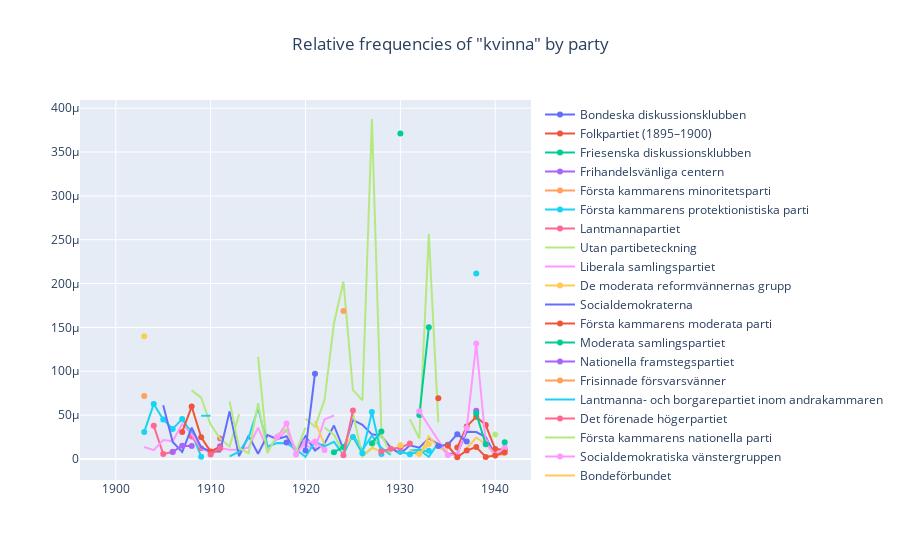
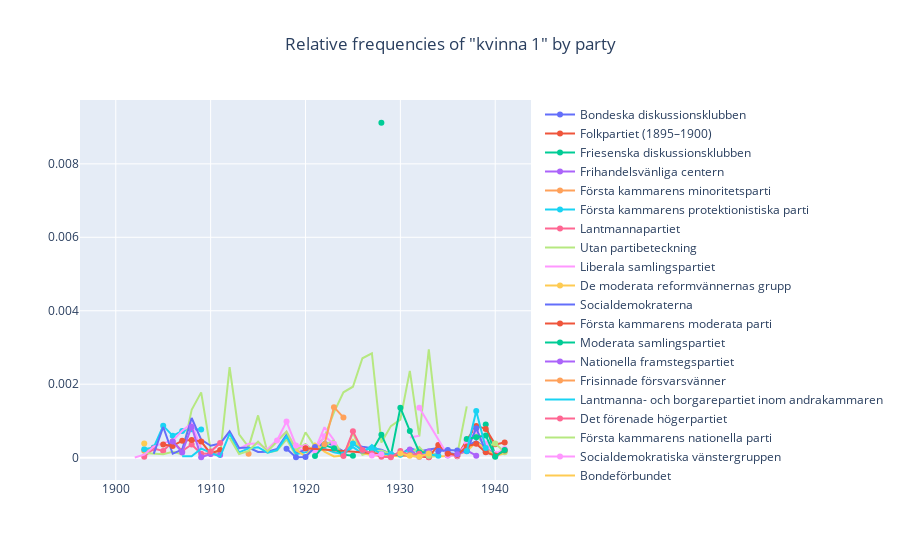
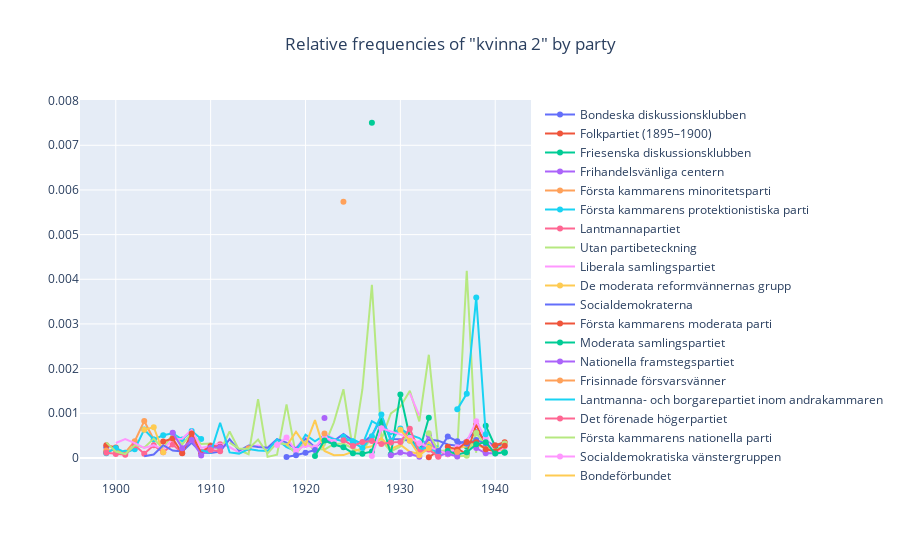
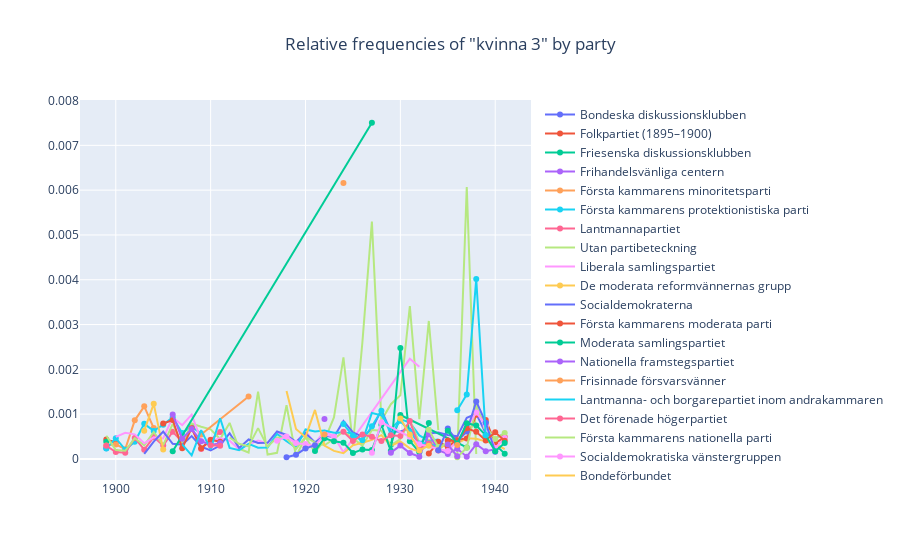

Notebook source saved alongside these figures, in order:
### Code cell
# Big difference here. Interesting.
# Interesting that no big differences show up here.
"Let's add the party dimension."
with sqlite3.connect(rel_db) as conn:
    cur = conn.cursor()
    cur.execute(
    """
      select
        year,
        party,
        sum(b.count) as uc,
        sum(kvinna) as k,
        cast(sum(kvinna )as real)/ sum(b.count) as kr,
        sum(kvinna1) as k1,
        cast(sum(kvinna1) as real)/ sum(b.count) as k1r,
        sum(kvinna2) as k2,
        cast(sum(kvinna2) as real)/ sum(b.count) as k2r,
        sum(kvinna3) as k3,
        cast(sum(kvinna3) as real)/ sum(b.count) as k3r
      from
        baseline as b
      where party is not null
      group by
        year, party
      order by year, party
    """)
    results = cur.fetchall()

    by_party = defaultdict(list)
    for row in results:
        year, party, *values = row
        by_party[party].append((year, *values))


    k = []
    k1 = []
    k2 = []
    k3 = []
    for party, data in by_party.items():

        x, y_uc, y_k,y_kr, y_k1, y_k1r, y_k2,y_k2r, y_k3, y_k3r = zip(*data)



        k.append(go.Scatter(mode='lines', x=x, y=y_kr, name=f'{party}'),)
        k1.append(go.Scatter(mode='lines', x=x, y=y_k1r, name=f'{party}'),)
        k2.append(go.Scatter(mode='lines', x=x, y=y_k2r, name=f'{party}'),)
        k3.append(go.Scatter(mode='lines', x=x, y=y_k3r, name=f'{party}'),)


    pyo.iplot({
        'data':k    ,
        'layout':{
                'title':{
                    'text': 'Relative frequencies of "kvinna" by party',
                    'xanchor': 'center',
                    'x':0.5
                }, }}
    )
    pyo.iplot({
        'data':k1    ,
        'layout':{
                'title':{
                    'text': 'Relative frequencies of "kvinna 1" by party',
                    'xanchor': 'center',
                    'x':0.5
                }, }}
    )
    pyo.iplot({
        'data':k2    ,
        'layout':{
                'title':{
                    'text': 'Relative frequencies of "kvinna 2" by party',
                    'xanchor': 'center',
                    'x':0.5
                }, }}
    )
    pyo.iplot({
        'data':k3    ,
        'layout':{
                'title':{
                    'text': 'Relative frequencies of "kvinna 3" by party',
                    'xanchor': 'center',
                    'x':0.5
                }, }}
    )
